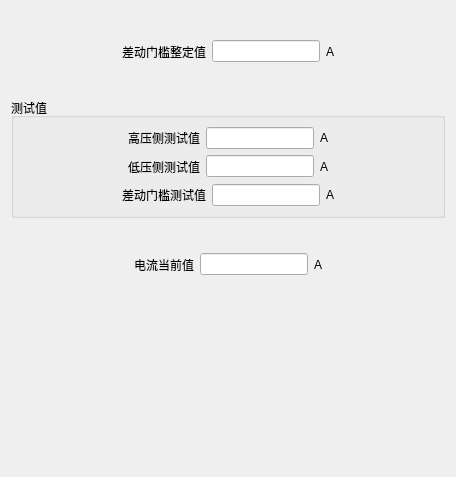
     <widget class="QWidget" name="tab_mk">
      <attribute name="title">
       <string>门槛</string>
      </attribute>
      <layout class="QVBoxLayout" name="verticalLayout_10" stretch="2,3,2,4">
       <item>
        <widget class="QWidget" name="widget" native="true">
         <layout class="QHBoxLayout" name="horizontalLayout_11">
          <item>
           <spacer name="horizontalSpacer_18">
            <property name="orientation">
             <enum>Qt::Horizontal</enum>
            </property>
            <property name="sizeHint" stdset="0">
             <size>
              <width>24</width>
              <height>20</height>
             </size>
            </property>
           </spacer>
          </item>
          <item>
           <widget class="QLabel" name="label_12">
            <property name="text">
             <string>差动门槛整定值</string>
            </property>
           </widget>
          </item>
          <item>
           <widget class="QLineEdit" name="lineEdit_5"/>
          </item>
          <item>
           <widget class="QLabel" name="label_20">
            <property name="text">
             <string>A</string>
            </property>
           </widget>
          </item>
          <item>
           <spacer name="horizontalSpacer_19">
            <property name="orientation">
             <enum>Qt::Horizontal</enum>
            </property>
            <property name="sizeHint" stdset="0">
             <size>
              <width>24</width>
              <height>20</height>
             </size>
            </property>
           </spacer>
          </item>
         </layout>
        </widget>
       </item>
       <item>
        <widget class="QGroupBox" name="groupBox_4">
         <property name="title">
          <string>测试值</string>
         </property>
         <layout class="QVBoxLayout" name="verticalLayout_9">
          <item>
           <layout class="QHBoxLayout" name="horizontalLayout_14">
            <item>
             <spacer name="horizontalSpacer_20">
              <property name="orientation">
               <enum>Qt::Horizontal</enum>
              </property>
              <property name="sizeHint" stdset="0">
               <size>
                <width>40</width>
                <height>20</height>
               </size>
              </property>
             </spacer>
            </item>
            <item>
             <widget class="QLabel" name="label_21">
              <property name="text">
               <string>高压侧测试值</string>
              </property>
             </widget>
            </item>
            <item>
             <widget class="QLineEdit" name="lineEdit_10"/>
            </item>
            <item>
             <widget class="QLabel" name="label_22">
              <property name="text">
               <string>A</string>
              </property>
             </widget>
            </item>
            <item>
             <spacer name="horizontalSpacer_26">
              <property name="orientation">
               <enum>Qt::Horizontal</enum>
              </property>
              <property name="sizeHint" stdset="0">
               <size>
                <width>40</width>
                <height>20</height>
               </size>
              </property>
             </spacer>
            </item>
           </layout>
          </item>
          <item>
           <layout class="QHBoxLayout" name="horizontalLayout_15">
            <item>
             <spacer name="horizontalSpacer_27">
              <property name="orientation">
               <enum>Qt::Horizontal</enum>
              </property>
              <property name="sizeHint" stdset="0">
               <size>
                <width>40</width>
                <height>20</height>
               </size>
              </property>
             </spacer>
            </item>
            <item>
             <widget class="QLabel" name="label_23">
              <property name="text">
               <string>低压侧测试值</string>
              </property>
             </widget>
            </item>
            <item>
             <widget class="QLineEdit" name="lineEdit_11"/>
            </item>
            <item>
             <widget class="QLabel" name="label_24">
              <property name="text">
               <string>A</string>
              </property>
             </widget>
            </item>
            <item>
             <spacer name="horizontalSpacer_28">
              <property name="orientation">
               <enum>Qt::Horizontal</enum>
              </property>
              <property name="sizeHint" stdset="0">
               <size>
                <width>40</width>
                <height>20</height>
               </size>
              </property>
             </spacer>
            </item>
           </layout>
          </item>
          <item>
           <layout class="QHBoxLayout" name="horizontalLayout_16">
            <item>
             <spacer name="horizontalSpacer_29">
              <property name="orientation">
               <enum>Qt::Horizontal</enum>
              </property>
              <property name="sizeHint" stdset="0">
               <size>
                <width>40</width>
                <height>20</height>
               </size>
              </property>
             </spacer>
            </item>
            <item>
             <widget class="QLabel" name="label_25">
              <property name="text">
               <string>差动门槛测试值</string>
              </property>
             </widget>
            </item>
            <item>
             <widget class="QLineEdit" name="lineEdit_12"/>
            </item>
            <item>
             <widget class="QLabel" name="label_26">
              <property name="text">
               <string>A</string>
              </property>
             </widget>
            </item>
            <item>
             <spacer name="horizontalSpacer_30">
              <property name="orientation">
               <enum>Qt::Horizontal</enum>
              </property>
              <property name="sizeHint" stdset="0">
               <size>
                <width>40</width>
                <height>20</height>
               </size>
              </property>
             </spacer>
            </item>
           </layout>
          </item>
         </layout>
        </widget>
       </item>
       <item>
        <widget class="QWidget" name="widget_3" native="true">
         <layout class="QHBoxLayout" name="horizontalLayout_17">
          <item>
           <spacer name="horizontalSpacer_31">
            <property name="orientation">
             <enum>Qt::Horizontal</enum>
            </property>
            <property name="sizeHint" stdset="0">
             <size>
              <width>114</width>
              <height>20</height>
             </size>
            </property>
           </spacer>
          </item>
          <item>
           <widget class="QLabel" name="label_27">
            <property name="text">
             <string>电流当前值</string>
            </property>
           </widget>
          </item>
          <item>
           <widget class="QLineEdit" name="lineEdit_13"/>
          </item>
          <item>
           <widget class="QLabel" name="label_28">
            <property name="text">
             <string>A</string>
            </property>
           </widget>
          </item>
          <item>
           <spacer name="horizontalSpacer_32">
            <property name="orientation">
             <enum>Qt::Horizontal</enum>
            </property>
            <property name="sizeHint" stdset="0">
             <size>
              <width>114</width>
              <height>20</height>
             </size>
            </property>
           </spacer>
          </item>
         </layout>
        </widget>
       </item>
       <item>
        <spacer name="verticalSpacer">
         <property name="orientation">
          <enum>Qt::Vertical</enum>
         </property>
         <property name="sizeHint" stdset="0">
          <size>
           <width>20</width>
           <height>244</height>
          </size>
         </property>
        </spacer>
       </item>
      </layout>
     </widget>
